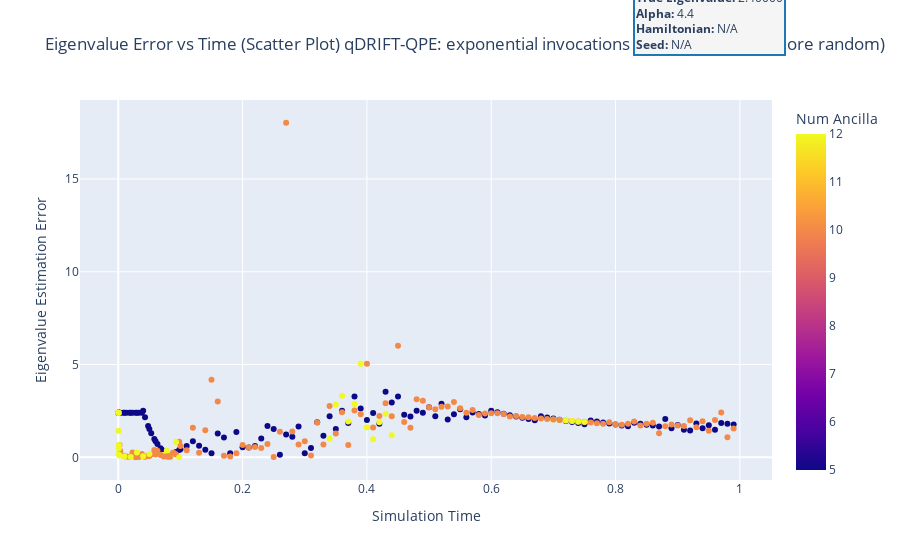

Write notebook code for a chart like this one.
### Code cell
exact_eigenvalue = 2.4
exponential_invocations_more_random = qdrift_qpe_df_more_random[qdrift_qpe_df_more_random["QDRIFT Implementation"] == "exponential invocations of qdrift channel"]
plot_error_vs_time(exponential_invocations_more_random, "qDRIFT-QPE: exponential invocations of qdrift channel (more random)", exact_eigenvalue)

### Figure 1 — Plotly figure (JSON) as saved in the notebook; plotly's stock layout.template omitted (floating-point values rounded to 4 significant figures; data arrays with more than 128 entries replaced by an {"elided": "..."} marker saying what was removed)
{"data": [{"hovertemplate": "Time=%{x}<br>Error=%{y}<br>Num Ancilla=%{marker.color}<extra></extra>", "legendgroup": "", "marker": {"color": {"elided": "287 int values"}, "coloraxis": "coloraxis", "symbol": "circle"}, "mode": "markers", "name": "", "orientation": "v", "showlegend": false, "type": "scatter", "x": {"elided": "287 float values"}, "xaxis": "x", "y": {"elided": "287 float values"}, "yaxis": "y"}], "layout": {"annotations": [{"align": "left", "bgcolor": "#f5f5f5", "bordercolor": "#1f77b4", "borderwidth": 2, "font": {"size": 12}, "showarrow": false, "text": "<b>True Eigenvalue:</b> 2.40000<br><b>Alpha:</b> 4.4<br><b>Hamiltonian:</b> N/A<br><b>Seed:</b> N/A", "x": 1.02, "xref": "paper", "y": 1.3, "yref": "paper"}], "coloraxis": {"colorbar": {"title": {"text": "Num Ancilla"}}, "colorscale": [[0, "#0d0887"], [0.1111, "#46039f"], [0.2222, "#7201a8"], [0.3333, "#9c179e"], [0.4444, "#bd3786"], [0.5556, "#d8576b"], [0.6667, "#ed7953"], [0.7778, "#fb9f3a"], [0.8889, "#fdca26"], [1, "#f0f921"]]}, "legend": {"title": {"text": "Number of Ancilla Qubits"}, "tracegroupgap": 0}, "margin": {"r": 120}, "title": {"text": "Eigenvalue Error vs Time (Scatter Plot) qDRIFT-QPE: exponential invocations of qdrift channel (more random)"}, "xaxis": {"anchor": "y", "domain": [0, 1], "title": {"text": "Simulation Time"}}, "yaxis": {"anchor": "x", "domain": [0, 1], "title": {"text": "Eigenvalue Estimation Error"}}}}
